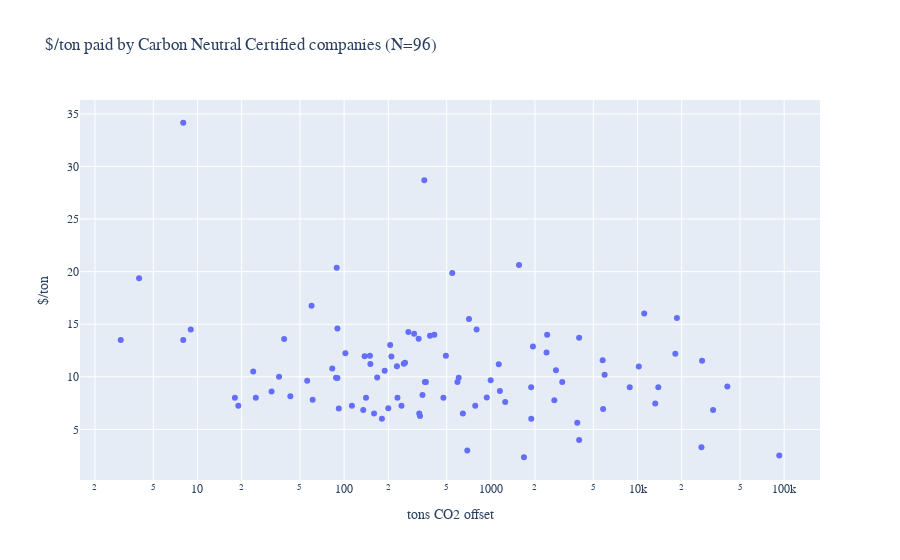

Notebook code for this chart:
### Code cell
fig = px.scatter(
  df,
  x="total_offsets_tons_co2",
  y="price_per_ton",
  title="$/ton paid by Carbon Neutral Certified companies (N=96)",
  labels={"price_per_ton": "$/ton", "total_offsets_tons_co2": "tons CO2 offset"},
  log_x=True
)
fig.update_layout(
  font_family="Proxima Nova",
  title_font_family="Proxima Nova",
)
fig.show()

### Figure 1 — Plotly figure (JSON) as saved in the notebook; plotly's stock layout.template omitted (floating-point values rounded to 4 significant figures)
{"data": [{"hovertemplate": "tons CO2 offset=%{x}<br>$/ton=%{y}<extra></extra>", "legendgroup": "", "marker": {"color": "#636efa", "symbol": "circle"}, "mode": "markers", "name": "", "orientation": "v", "showlegend": false, "type": "scatter", "x": [206, 27290, 2780, 25, 151, 4000, 40964, 90, 5828, 135, 325, 5786, 8849, 3885, 32, 274, 60, 4, 1557, 89, 200, 92536, 1936, 19, 32751, 412, 592, 5969, 1153, 361, 150, 8, 246, 18103, 2398, 138, 39, 494, 36, 645, 1884, 160, 168, 8, 24, 13205, 113, 342, 604, 10205, 9, 800, 255, 2421, 300, 210, 1133, 18566, 385, 92, 475, 2709, 231, 710, 1887, 691, 1253, 88, 27559, 43, 352, 18, 61, 783, 3, 181, 998, 13859, 546, 1682, 4000, 90, 229, 11113, 260, 141, 938, 102, 56, 322, 3068, 83, 189, 355, 329], "xaxis": "x", "y": [13.02, 3.3, 10.62, 8, 11.21, 4, 9.071, 14.6, 6.928, 6.843, 6.5, 11.56, 9.012, 5.63, 8.591, 14.25, 16.75, 19.38, 20.63, 20.36, 7, 2.516, 12.89, 7.25, 6.839, 14, 9.5, 10.2, 8.651, 9.5, 12, 13.5, 7.25, 12.2, 12.3, 11.96, 13.59, 12, 10, 6.5, 9.01, 6.52, 9.94, 34.16, 10.5, 7.469, 7.25, 8.276, 9.9, 10.97, 14.5, 14.5, 11.25, 14, 14.08, 11.94, 11.18, 15.6, 13.91, 6.989, 8, 7.777, 8, 15.5, 6, 3, 7.596, 9.916, 11.52, 8.16, 28.7, 8, 7.807, 7.25, 13.5, 6, 9.673, 9.009, 19.88, 2.35, 13.72, 9.883, 11, 16.01, 11.34, 8, 8.027, 12.25, 9.634, 13.62, 9.5, 10.8, 10.57, 9.5, 6.28], "yaxis": "y"}], "layout": {"font": {"family": "Proxima Nova"}, "legend": {"tracegroupgap": 0}, "title": {"font": {"family": "Proxima Nova"}, "text": "$/ton paid by Carbon Neutral Certified companies (N=96)"}, "xaxis": {"anchor": "y", "domain": [0, 1], "title": {"text": "tons CO2 offset"}, "type": "log"}, "yaxis": {"anchor": "x", "domain": [0, 1], "title": {"text": "$/ton"}}}}
